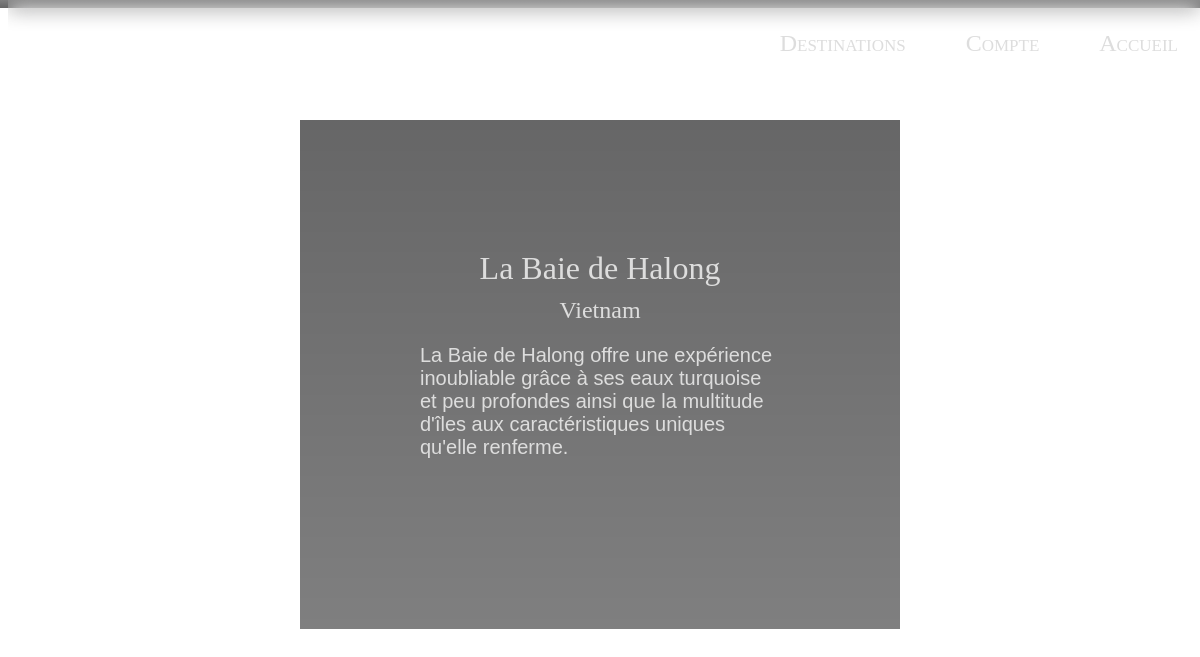
The page /destinations/detail/5 on the database its author committed.
### destinations/models.py (models this page shows)
class Destination(models.Model):
    name = CharField(max_length = 255)
    country = ForeignKey(Country, on_delete = models.CASCADE)
    introduction = models.TextField()
    photo = models.ImageField(upload_to='static/img/')
    publisher = models.ForeignKey(User, on_delete = models.CASCADE, related_name = 'publisher')

class Country(models.Model):
    name = CharField(max_length = 255)
    region = models.ForeignKey(Region, on_delete = models.CASCADE)

### destinations/views.py (the view)
# urls.py: path('detail/<int:id>', views.Detail.as_view(), name='detail')
class Detail(TemplateView):
    template_name = 'destinations/detail.html'
    def get(self, request, id, **kwargs):
        user = request.user
        conn_user(request, user)
        destination = Destination.objects.get(id = int(id))
        if destination == None:
            return redirect('/random/pass/to/access/404')
        return render(request, self.template_name, {
            'dest': destination,
        })

### traveling/__init__.py (called while the page is built)
def conn_user(request, user, redirect_uri='/account/profile/'):
    if user is not None and user.is_active:
        login(request, user)
        return redirect(redirect_uri)

### destinations/templates/destinations/detail.html (shortened to what this page needs)
{% extends "home/base.html" %}
{% load static %}
{% block styling %}
    <link rel="stylesheet" type="text/css" href="{% static "destinations/detail.css" %}">
{% endblock styling %}
{% block content %}
        <div class="all">
            <div class="card">
                <h1>{{ dest.name }}</h1>
				<h2>{{ dest.country.name }}</h2>
                <p>{{ dest.introduction }}</p>
            </div>
        </div>
{% endblock content %}

### home/static/home/style.css (style rules this page uses)
*, *:before, *:after { -webkit-box-sizing: border-box; -moz-box-sizing: border-box; box-sizing: border-box; }
* { color: #ddd; }
h1, h2 { font-family: Georgia; margin-bottom: 10%; font-weight: lighter; }
p { font-size: 1.25rem; font-family: Helvetica; }

### destinations/static/destinations/detail.css (style rules this page uses)
div.card { box-sizing: border-box; background-image: linear-gradient(rgba(0, 0, 1, 0.6), rgba(0, 0, 1, 0.5)); padding-top: 20%; padding-bottom: 25%; padding-left: 20%; padding-right: 20%; width: 100%; }
div.all { box-sizing: border-box; display: block; position: fixed; top: 15%; left: 25%; width: 50%; }
h1, h2 { text-align: center; margin: 10px; }

### rows shown on the page
Destination: name "La Baie de Halong", country.name "Vietnam", introduction "La Baie de Halong offre une expérience inoubliable grâce à ses eaux turquoise et peu profondes ainsi que la multitude d'îles aux caractéristiques uniques qu'elle renferme."
